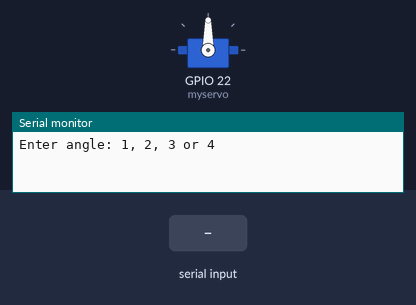
Recording of a sketch running on a simulated ESP32. Parts: servo, the last lines printed to the serial monitor. The inputs (shaded band) are chosen by the test bench.

Above: at 1.2 s.
1.3 s: "0" received over Serial
At 2.5 s:
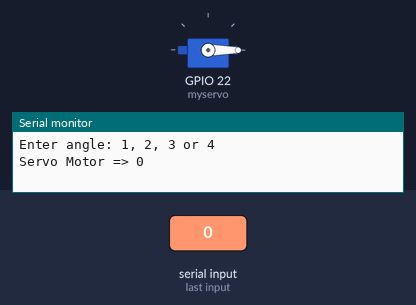
2.8 s: "2" received over Serial
At 3.7 s:
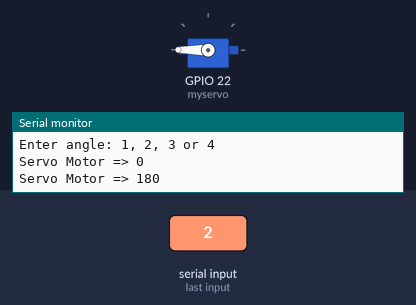
4.3 s: "3" received over Serial
At 4.8 s:
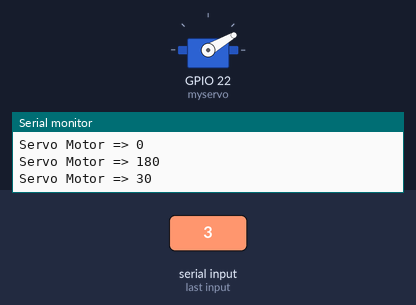
5.8 s: "4" received over Serial
At 7.0 s:
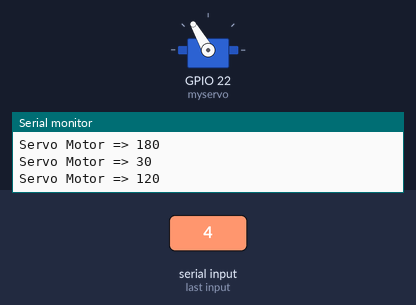
7.3 s: "1" received over Serial
At 8.3 s:
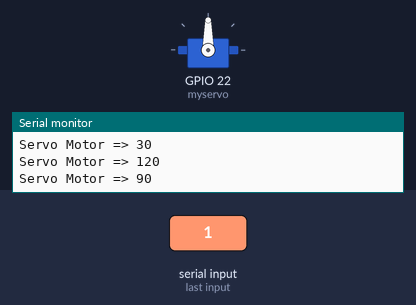
Timing chart, 0 to 9.8 s (numbered marks = the images above; inputs shaded):
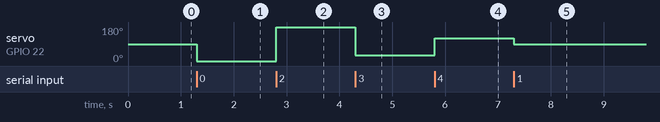

Measured:
- after the input at 1.3 s, servo on GPIO 22 (myservo): 90° → 0° at once
- after the input at 2.8 s, servo on GPIO 22 (myservo): 0° → 180° at once
- after the input at 4.3 s, servo on GPIO 22 (myservo): 180° → 30° at once
- after the input at 5.8 s, servo on GPIO 22 (myservo): 30° → 120° at once
- after the input at 7.3 s, servo on GPIO 22 (myservo): 120° → 90° at once

The sketch:

Test_servomotor.ino
```cpp
#include <ESP32Servo.h>

Servo myservo;
char user_input;

void setup() {
  Serial.begin(9600);
  myservo.attach(22);
  Serial.println("Enter angle: 1, 2, 3 or 4");
}

void loop() {
  if (Serial.available() > 0) {
    user_input = Serial.read();
    if (user_input == '0') {
      Serial.println("Servo Motor => 0");
      myservo.write(0);
    }
    else if (user_input == '1') {
      Serial.println("Servo Motor => 90");
      myservo.write(90);
    }
    else if (user_input == '2') {
      Serial.println("Servo Motor => 180");
      myservo.write(180);
    }
    else if (user_input == '3') {
      Serial.println("Servo Motor => 30");
      myservo.write(30);
    }else if (user_input == '4') {
      Serial.println("Servo Motor => 120");
      myservo.write(120);
      }
    delay(1000);
  }
}
```
